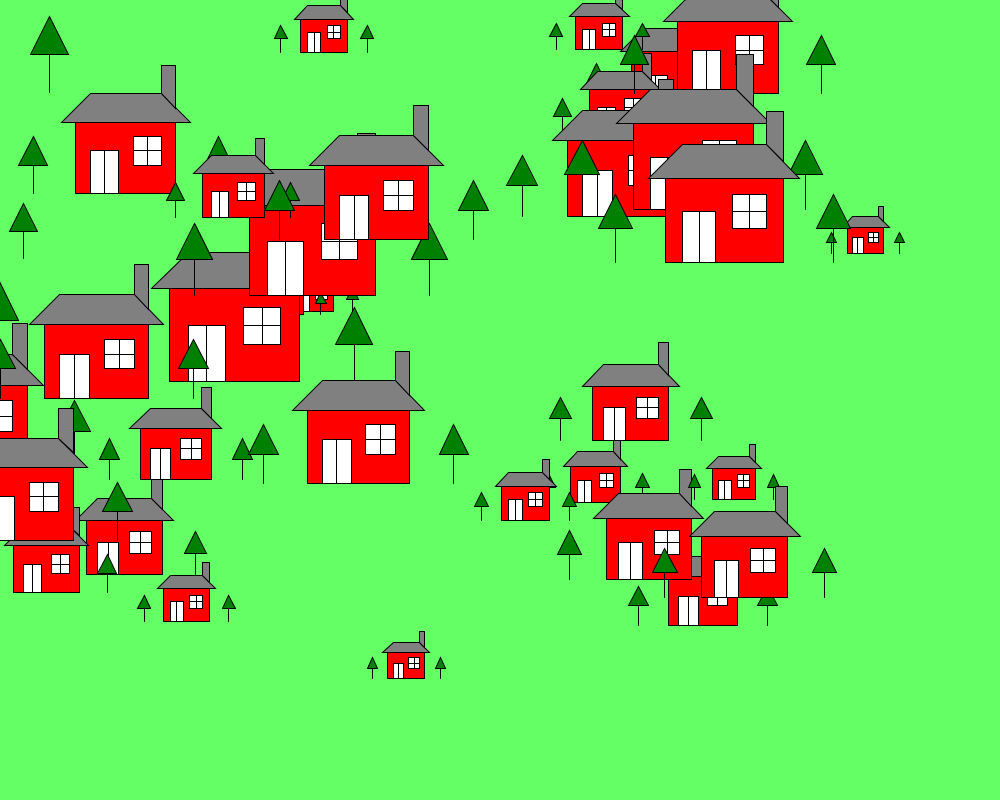
Frame 1 (no input)
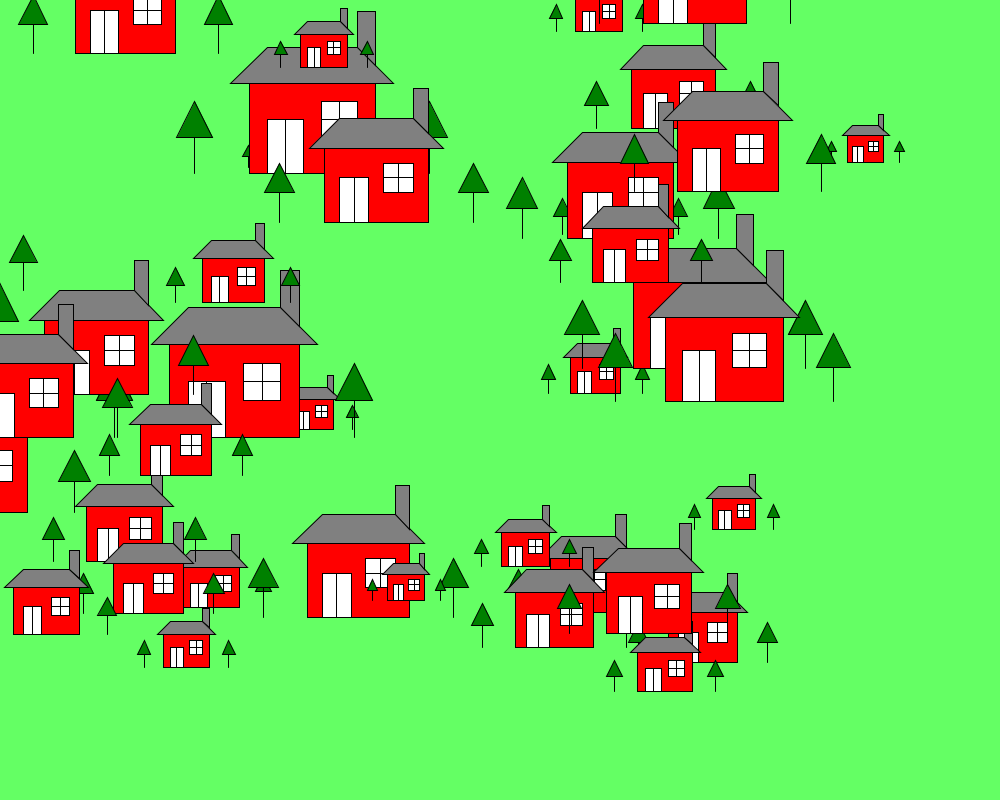
Frame 60 (the mouse pressed at the canvas centre just before this capture)
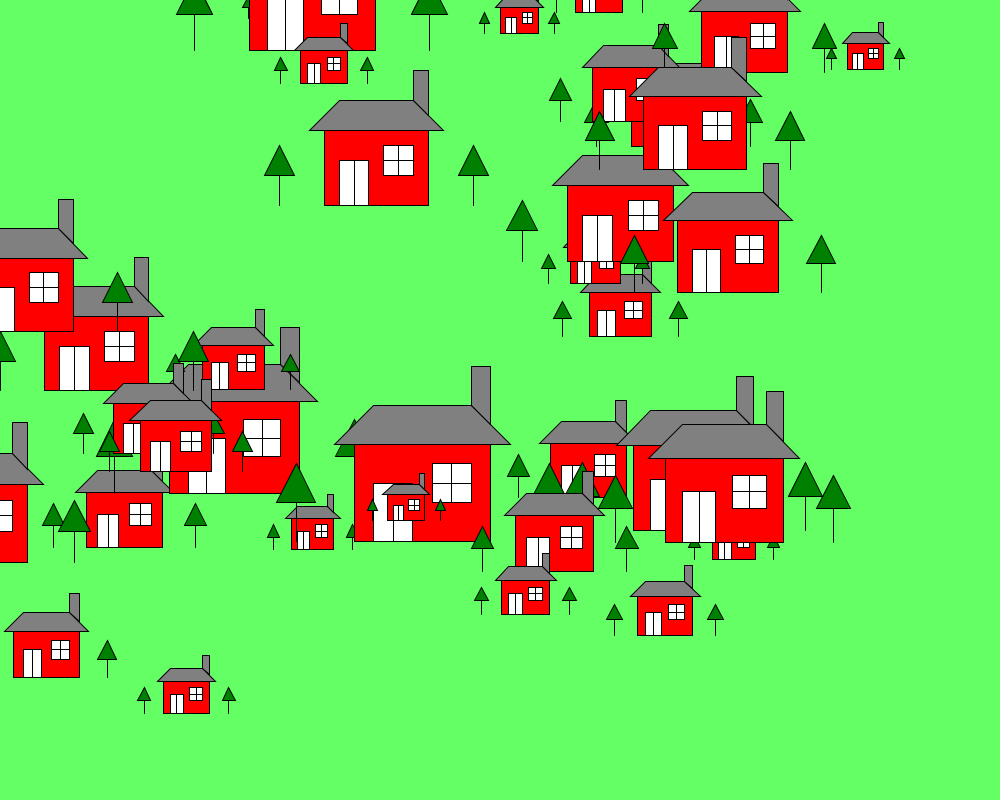
Frame 120 (the mouse held since frame 60 and released just before this capture)

The Processing sketch that drew these frames (run headless with seeded random() and noise(); from frame 60 on, the mouse is pressed at the canvas centre):

// Processing sketch: hw2sengun
// ── hw2sengun.pde
// make 50 chan's
seng [] at; // 2 objects for At Chanra
void setup(){
  size(1000,800);
  at = new seng[50]; // allocate memory for 50 chan's
  for(int i=0; i<50; i++){
    at[i] = new seng();
  }
}
void draw(){
  background(100,255,100);  // sea color
  
  for(int i=0; i<50; i++){
    at[i].home(); // draw the ship
    at[i].aun();  // move the ship
  }
}

// ── house.pde
class seng {
  // constructor
  seng() {
    x = random(width); // pick up one random variable [0,width]
    y = random(height); // pick up one random variable [0,height]
    d = random(50,200);
    vy = random(-3,3);
  }
  // member data
  float x, y, d,vy;
  // member function
  void aun(){
    y += vy;
    if(y<0) y = height;
    if(y>height) y = 0;
  }
  // home
  void home () {
    fill(255, 0, 0);
    quad(x-d*1.9, y-d*1.7, x-d*1.9, y-d*1.2, x-d*1.2, y-d*1.2, x-d*1.2, y-d*1.7);
    fill(128, 128, 128);
    quad(x-d*1.8, y-d*1.9, x-d*2, y-d*1.7, x-d*1.1, y-d*1.7, x-d*1.3, y-d*1.9);
    fill(128, 128, 128);
    quad(x-d*1.3, y-d*2.1, x-d*1.3, y-d*1.9, x-d*1.2, y-d*1.8, x-d*1.2, y-d*2.1);
    fill(255, 255, 255);
    quad(x-d*1.5, y-d*1.6, x-d*1.5, y-d*1.4, x-d*1.3, y-d*1.4, x-d*1.3, y-d*1.6);   //window
    line (x-d*1.4, y-d*1.6, x-d*1.4, y-d*1.4);
    line(x-d*1.5, y-d*1.5, x-d*1.3, y-d*1.5);

    quad(x-d*1.8, y-d*1.5, x-d*1.8, y-d*1.2, x-d*1.6, y-d*1.2, x-d*1.6, y-d*1.5);   //door
    line(x-d*1.7, y-d*1.5, x-d*1.7, y-d*1.2);
    fill(0, 128, 0);
    triangle (x-d*2.1, y-d*1.4, x-d*2.3, y-d*1.4, x-d*2.2, y-d*1.6);  //tree
    line (x-d*2.2, y-d*1.4, x-d*2.2, y-d*1.2);
    triangle (x-d, y-d*1.4, x-d*0.9, y-d*1.6, x-d*0.8, y-d*1.4);
    line (x-d*0.9, y-d*1.4, x-d*0.9, y-d*1.2);
  }
}// end of class
